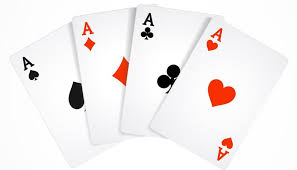
#> input picture cards.jpg, 297 x 170 px
$ python try_warping.py
#> lines starting #> are read from the running program, lines starting #| are printed output that depends on the picture; after the words box and inside, x2 and y2 are one past the last pixel; in counts of white or black regions, pixels touching at a corner belong together
import numpy as np
import cv2

cards = cv2.imread('cards.jpg')
#> cards is the input picture: shape (170, 297, 3); mean B, G, R 239.3, 239.9, 244.3
width = 250
height = 350
pts = np.float32([[148, 127], [225, 168], [216, 15], [287, 59]])
pts2 = np.float32([[0, 0], [width, 0], [0, height], [width, height]])

for i in range(4):
    cv2.circle(cards, (pts[i][0], pts[i][1]), 3, (0, 0, 255), -1)
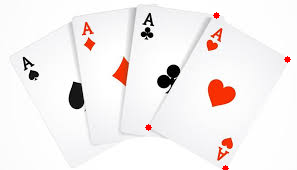
#> cards: shape (170, 297, 3); 0.22% of pixels changed, all inside (x1, y1, x2, y2) = (145, 12, 291, 170)

matrix = cv2.getPerspectiveTransform(pts, pts2)
#> matrix = [[2.17, 1.32, -488], [1.11, -2.09, 100.7], [-0.000537, 2.69e-05, 1]]
new_img = cv2.warpPerspective(cards, matrix, (width, height))
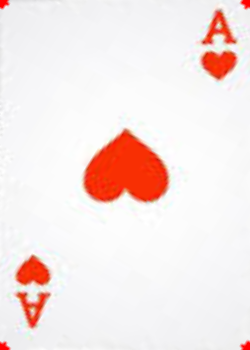
#> new_img: shape (350, 250, 3); mean B, G, R 228.9, 231.2, 246.1
cv2.imshow('cards', new_img)
cv2.waitKey(0)
